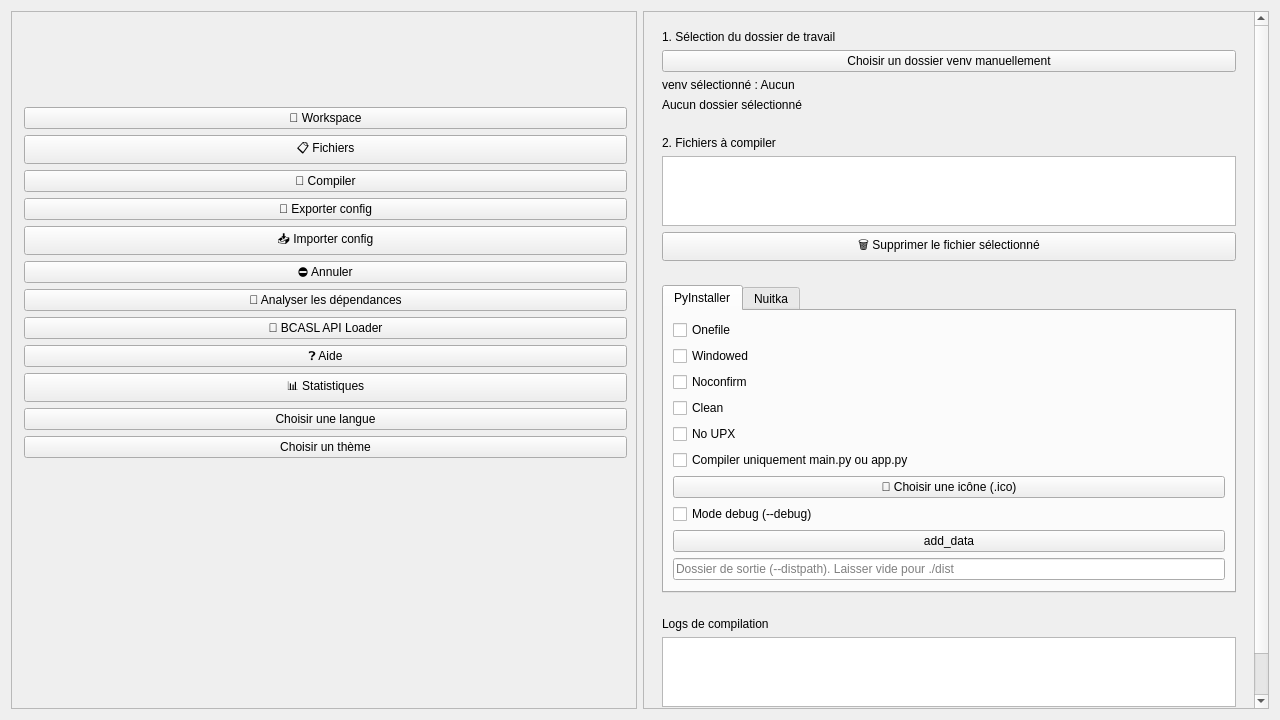
<?xml version="1.0" encoding="UTF-8"?>
<ui version="4.0">
 <class>PyInstallerGUI</class>
 <widget class="QWidget" name="PyInstallerGUI">
  <property name="geometry">
   <rect>
    <x>0</x>
    <y>0</y>
    <width>1280</width>
    <height>720</height>
   </rect>
  </property>
  <layout class="QHBoxLayout" name="mainLayout">
   <item>
    <widget class="QScrollArea" name="sidebarScrollArea">
     <property name="widgetResizable">
      <bool>true</bool>
     </property>
     <widget class="QFrame" name="sidebar">
      <property name="geometry">
       <rect>
        <x>0</x>
        <y>0</y>
        <width>626</width>
        <height>700</height>
       </rect>
      </property>
      <property name="frameShape">
       <enum>QFrame::Shape::NoFrame</enum>
      </property>
      <layout class="QVBoxLayout" name="sidebarLayout">
       <property name="leftMargin">
        <number>12</number>
       </property>
       <item>
        <widget class="QLabel" name="sidebar_logo">
         <property name="minimumSize">
          <size>
           <width>80</width>
           <height>80</height>
          </size>
         </property>
         <property name="maximumSize">
          <size>
           <width>220</width>
           <height>220</height>
          </size>
         </property>
         <property name="alignment">
          <set>Qt::AlignmentFlag::AlignCenter</set>
         </property>
        </widget>
       </item>
       <item>
        <widget class="QPushButton" name="btn_select_folder">
         <property name="text">
          <string>📁 Workspace</string>
         </property>
        </widget>
       </item>
       <item>
        <widget class="QPushButton" name="btn_select_files">
         <property name="text">
          <string>📋 Fichiers</string>
         </property>
        </widget>
       </item>
       <item>
        <widget class="QPushButton" name="btn_build_all">
         <property name="text">
          <string>🚀 Compiler</string>
         </property>
        </widget>
       </item>
       <item>
        <widget class="QPushButton" name="btn_export_config">
         <property name="text">
          <string>💾 Exporter config</string>
         </property>
        </widget>
       </item>
       <item>
        <widget class="QPushButton" name="btn_import_config">
         <property name="text">
          <string>📥 Importer config</string>
         </property>
        </widget>
       </item>
       <item>
        <widget class="QPushButton" name="btn_cancel_all">
         <property name="text">
          <string>⛔ Annuler</string>
         </property>
        </widget>
       </item>
       <item>
        <widget class="QPushButton" name="btn_suggest_deps">
         <property name="text">
          <string>🔎 Analyser les dépendances</string>
         </property>
        </widget>
       </item>
       <item>
        <widget class="QPushButton" name="btn_api_loader">
         <property name="text">
          <string>🔌 BCASL API Loader</string>
         </property>
        </widget>
       </item>
       <item>
        </item>
       <item>
        <widget class="QPushButton" name="btn_help">
         <property name="text">
          <string>❓ Aide</string>
         </property>
        </widget>
       </item>
       <item>
        <widget class="QPushButton" name="btn_show_stats">
         <property name="text">
          <string>📊 Statistiques</string>
         </property>
        </widget>
       </item>
       <item>
        <widget class="QPushButton" name="select_lang">
         <property name="text">
          <string>Choisir une langue</string>
         </property>
        </widget>
       </item>
       <item>
        <widget class="QPushButton" name="select_theme">
         <property name="text">
          <string>Choisir un thème</string>
         </property>
        </widget>
       </item>
       <item>
        <spacer name="sidebarSpacer">
         <property name="orientation">
          <enum>Qt::Orientation::Vertical</enum>
         </property>
         <property name="sizeHint" stdset="0">
          <size>
           <width>20</width>
           <height>40</height>
          </size>
         </property>
        </spacer>
       </item>
      </layout>
     </widget>
    </widget>
   </item>
   <item>
    <widget class="QScrollArea" name="dashboardScrollArea">
     <property name="widgetResizable">
      <bool>true</bool>
     </property>
     <widget class="QWidget" name="contentArea">
      <property name="geometry">
       <rect>
        <x>0</x>
        <y>-481</y>
        <width>618</width>
        <height>1339</height>
       </rect>
      </property>
      <layout class="QVBoxLayout" name="contentLayout">
       <item>
        <widget class="QFrame" name="frame_workspace">
         <property name="frameShape">
          <enum>QFrame::Shape::NoFrame</enum>
         </property>
         <layout class="QVBoxLayout" name="layout_workspace">
          <item>
           <widget class="QLabel" name="label_workspace_section">
            <property name="text">
             <string>1. Sélection du dossier de travail</string>
            </property>
           </widget>
          </item>
          <item>
           <widget class="QPushButton" name="venv_button">
            <property name="text">
             <string>Choisir un dossier venv manuellement</string>
            </property>
           </widget>
          </item>
          <item>
           <widget class="QLabel" name="venv_label">
            <property name="text">
             <string>venv sélectionné : Aucun</string>
            </property>
           </widget>
          </item>
          <item>
           <widget class="QLabel" name="label_folder">
            <property name="text">
             <string>Aucun dossier sélectionné</string>
            </property>
           </widget>
          </item>
         </layout>
        </widget>
       </item>
       <item>
        <widget class="QFrame" name="frame_files">
         <property name="frameShape">
          <enum>QFrame::Shape::NoFrame</enum>
         </property>
         <layout class="QVBoxLayout" name="layout_files">
          <item>
           <widget class="QLabel" name="label_files_section">
            <property name="text">
             <string>2. Fichiers à compiler</string>
            </property>
           </widget>
          </item>
          <item>
           <widget class="QListWidget" name="file_list"/>
          </item>
          <item>
           <widget class="QPushButton" name="btn_remove_file">
            <property name="text">
             <string>🗑️ Supprimer le fichier sélectionné</string>
            </property>
           </widget>
          </item>
         </layout>
        </widget>
       </item>
       <item>
        <widget class="QFrame" name="frame_options">
         <property name="frameShape">
          <enum>QFrame::Shape::NoFrame</enum>
         </property>
         <layout class="QVBoxLayout" name="layout_options">
          <item>
           <widget class="QTabWidget" name="compiler_tabs">
            <property name="currentIndex">
             <number>0</number>
            </property>
            <widget class="QWidget" name="tab_pyinstaller">
             <attribute name="title">
              <string>PyInstaller</string>
             </attribute>
             <layout class="QVBoxLayout" name="pyinstaller_options_layout">
              <item>
               <widget class="QCheckBox" name="opt_onefile">
                <property name="text">
                 <string>Onefile</string>
                </property>
               </widget>
              </item>
              <item>
               <widget class="QCheckBox" name="opt_windowed">
                <property name="text">
                 <string>Windowed</string>
                </property>
               </widget>
              </item>
              <item>
               <widget class="QCheckBox" name="opt_noconfirm">
                <property name="text">
                 <string>Noconfirm</string>
                </property>
               </widget>
              </item>
              <item>
               <widget class="QCheckBox" name="opt_clean">
                <property name="text">
                 <string>Clean</string>
                </property>
               </widget>
              </item>
              <item>
               <widget class="QCheckBox" name="opt_noupx">
                <property name="text">
                 <string>No UPX</string>
                </property>
               </widget>
              </item>
              <item>
               <widget class="QCheckBox" name="opt_main_only">
                <property name="text">
                 <string>Compiler uniquement main.py ou app.py</string>
                </property>
               </widget>
              </item>
              <item>
               <widget class="QPushButton" name="btn_select_icon">
                <property name="text">
                 <string>🎨 Choisir une icône (.ico)</string>
                </property>
               </widget>
              </item>
              <item>
               <widget class="QCheckBox" name="opt_debug">
                <property name="text">
                 <string>Mode debug (--debug)</string>
                </property>
               </widget>
              </item>
              <item>
               <widget class="QPushButton" name="pyinstaller_add_data">
                <property name="text">
                 <string>add_data</string>
                </property>
               </widget>
              </item>
              <item>
               <layout class="QHBoxLayout" name="outputDirLayout">
                <item>
                 <widget class="QLineEdit" name="output_dir_input">
                  <property name="placeholderText">
                   <string>Dossier de sortie (--distpath). Laisser vide pour ./dist</string>
                  </property>
                 </widget>
                </item>
               </layout>
              </item>
             </layout>
            </widget>
            <widget class="QWidget" name="tab_nuitka">
             <attribute name="title">
              <string>Nuitka</string>
             </attribute>
             <layout class="QVBoxLayout" name="nuitka_options_layout">
              <item>
               <widget class="QCheckBox" name="nuitka_onefile">
                <property name="text">
                 <string>Onefile (--onefile)</string>
                </property>
               </widget>
              </item>
              <item>
               <widget class="QCheckBox" name="nuitka_standalone">
                <property name="text">
                 <string>Standalone (--standalone)</string>
                </property>
               </widget>
              </item>
              <item>
               <widget class="QCheckBox" name="nuitka_disable_console">
                <property name="text">
                 <string>Désactiver la console Windows (--windows-disable-console)</string>
                </property>
               </widget>
              </item>
              <item>
               <widget class="QCheckBox" name="nuitka_show_progress">
                <property name="text">
                 <string>Afficher la progression (--show-progress)</string>
                </property>
               </widget>
              </item>
              <item>
               <widget class="QPushButton" name="nuitka_add_data">
                <property name="text">
                 <string>add_data</string>
                </property>
               </widget>
              </item>
              <item>
               <widget class="QLineEdit" name="nuitka_output_dir">
                <property name="placeholderText">
                 <string>Dossier de sortie (--output-dir)</string>
                </property>
               </widget>
              </item>
              <item>
               <widget class="QPushButton" name="btn_nuitka_icon">
                <property name="text">
                 <string>🎨 Choisir une icône (.ico) Nuitka</string>
                </property>
               </widget>
              </item>
             </layout>
            </widget>
           </widget>
          </item>
         </layout>
        </widget>
       </item>
       <item>
        <widget class="QFrame" name="frame_logs">
         <property name="frameShape">
          <enum>QFrame::Shape::NoFrame</enum>
         </property>
         <layout class="QVBoxLayout" name="layout_logs">
          <item>
           <widget class="QLabel" name="label_logs_section">
            <property name="text">
             <string>Logs de compilation</string>
            </property>
           </widget>
          </item>
          <item>
           <widget class="QTextEdit" name="log"/>
          </item>
         </layout>
        </widget>
       </item>
       <item>
        <widget class="QProgressBar" name="progress"/>
       </item>
      </layout>
     </widget>
    </widget>
   </item>
  </layout>
 </widget>
 <resources/>
 <connections/>
</ui>
